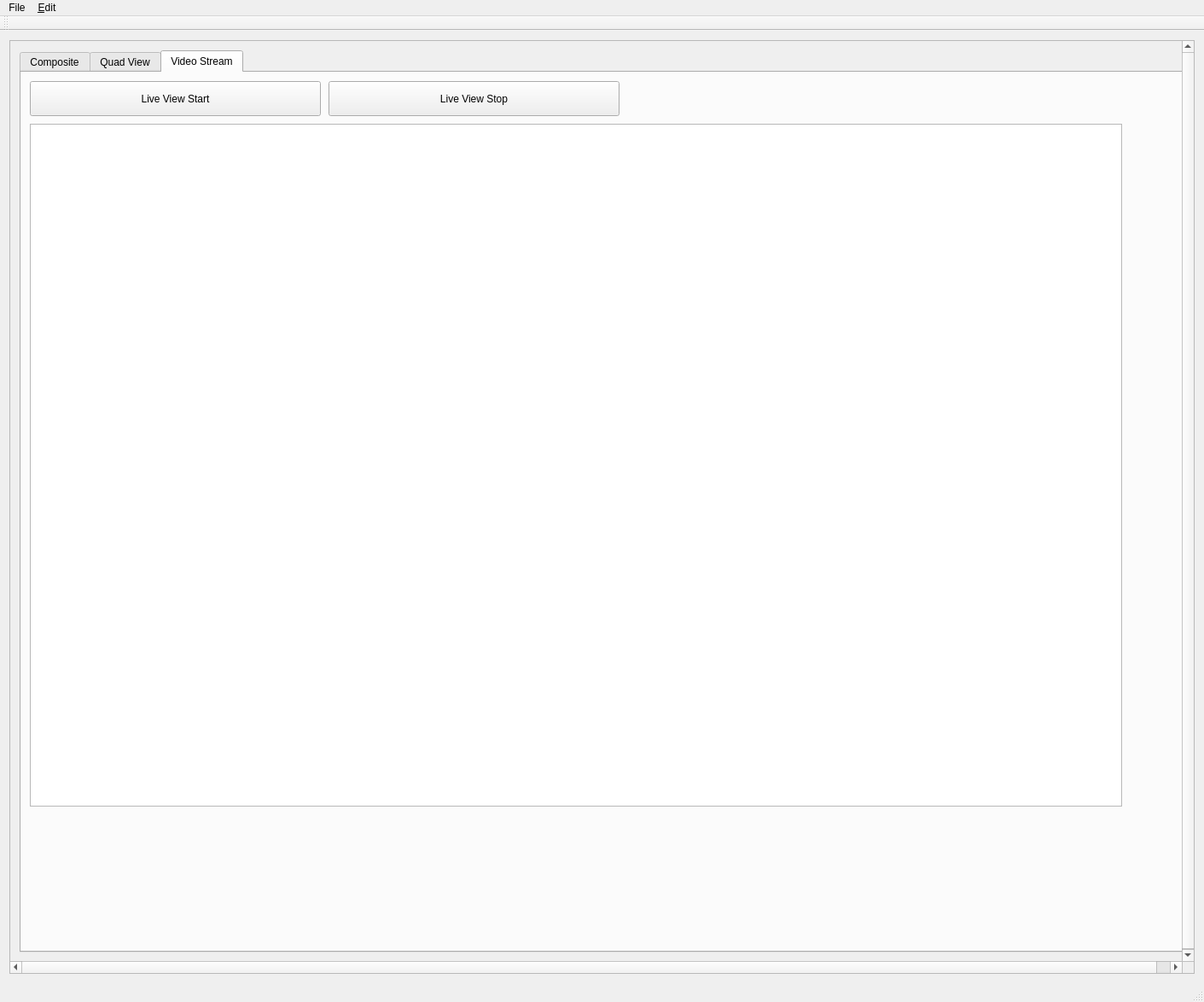
<?xml version="1.0" encoding="UTF-8"?>
<ui version="4.0">
 <class>MainWindow</class>
 <widget class="QMainWindow" name="MainWindow">
  <property name="geometry">
   <rect>
    <x>0</x>
    <y>0</y>
    <width>1411</width>
    <height>1174</height>
   </rect>
  </property>
  <property name="windowTitle">
   <string>MainWindow</string>
  </property>
  <widget class="QWidget" name="centralWidget">
   <layout class="QGridLayout" name="gridLayout_4">
    <item row="0" column="0">
     <widget class="QScrollArea" name="scrollArea">
      <property name="widgetResizable">
       <bool>false</bool>
      </property>
      <widget class="QWidget" name="scrollAreaWidgetContents">
       <property name="geometry">
        <rect>
         <x>0</x>
         <y>0</y>
         <width>1389</width>
         <height>1079</height>
        </rect>
       </property>
       <layout class="QGridLayout" name="gridLayout_3">
        <item row="0" column="0">
         <widget class="QTabWidget" name="VideoWidget">
          <property name="enabled">
           <bool>true</bool>
          </property>
          <property name="minimumSize">
           <size>
            <width>0</width>
            <height>0</height>
           </size>
          </property>
          <property name="currentIndex">
           <number>2</number>
          </property>
          <widget class="QWidget" name="tab_3">
           <attribute name="title">
            <string>Composite</string>
           </attribute>
           <widget class="QLabel" name="label_4">
            <property name="geometry">
             <rect>
              <x>1020</x>
              <y>445</y>
              <width>51</width>
              <height>16</height>
             </rect>
            </property>
            <property name="text">
             <string>Live</string>
            </property>
           </widget>
           <widget class="QTextBrowser" name="SelectedTextBrowser">
            <property name="geometry">
             <rect>
              <x>1020</x>
              <y>400</y>
              <width>311</width>
              <height>31</height>
             </rect>
            </property>
           </widget>
           <widget class="QPushButton" name="ClearDots">
            <property name="enabled">
             <bool>false</bool>
            </property>
            <property name="geometry">
             <rect>
              <x>1020</x>
              <y>120</y>
              <width>131</width>
              <height>23</height>
             </rect>
            </property>
            <property name="text">
             <string>Clear Dots</string>
            </property>
            <property name="checkable">
             <bool>false</bool>
            </property>
           </widget>
           <widget class="QLabel" name="LivetextBrowser">
            <property name="geometry">
             <rect>
              <x>1020</x>
              <y>460</y>
              <width>271</width>
              <height>31</height>
             </rect>
            </property>
            <property name="text">
             <string/>
            </property>
           </widget>
           <widget class="QLabel" name="label">
            <property name="geometry">
             <rect>
              <x>1020</x>
              <y>380</y>
              <width>141</width>
              <height>16</height>
             </rect>
            </property>
            <property name="text">
             <string>Selected Point History:</string>
            </property>
           </widget>
           <widget class="QFrame" name="frame">
            <property name="geometry">
             <rect>
              <x>1010</x>
              <y>150</y>
              <width>351</width>
              <height>221</height>
             </rect>
            </property>
            <property name="frameShape">
             <enum>QFrame::StyledPanel</enum>
            </property>
            <property name="frameShadow">
             <enum>QFrame::Raised</enum>
            </property>
            <widget class="QWidget" name="layoutWidget">
             <property name="geometry">
              <rect>
               <x>0</x>
               <y>10</y>
               <width>350</width>
               <height>212</height>
              </rect>
             </property>
             <layout class="QVBoxLayout" name="verticalLayout">
              <item>
               <layout class="QGridLayout" name="gridLayout" columnstretch="1,0,0,0,3">
                <item row="0" column="0">
                 <widget class="QLabel" name="label_24">
                  <property name="text">
                   <string/>
                  </property>
                 </widget>
                </item>
                <item row="0" column="1">
                 <widget class="QLabel" name="label_12">
                  <property name="text">
                   <string>Channel</string>
                  </property>
                 </widget>
                </item>
                <item row="0" column="2">
                 <widget class="QLabel" name="label_2">
                  <property name="text">
                   <string>Default</string>
                  </property>
                 </widget>
                </item>
                <item row="0" column="3">
                 <widget class="QLabel" name="label_3">
                  <property name="text">
                   <string>Archive</string>
                  </property>
                 </widget>
                </item>
                <item row="0" column="4">
                 <widget class="QLabel" name="label_5">
                  <property name="text">
                   <string>Filename</string>
                  </property>
                 </widget>
                </item>
                <item row="1" column="0">
                 <widget class="QLabel" name="label_6">
                  <property name="text">
                   <string>Ch. 1</string>
                  </property>
                 </widget>
                </item>
                <item row="1" column="1">
                 <widget class="QComboBox" name="channel1combobox">
                  <item>
                   <property name="text">
                    <string>Red</string>
                   </property>
                  </item>
                  <item>
                   <property name="text">
                    <string>Green</string>
                   </property>
                  </item>
                  <item>
                   <property name="text">
                    <string>Blue</string>
                   </property>
                  </item>
                  <item>
                   <property name="text">
                    <string>Yellow</string>
                   </property>
                  </item>
                  <item>
                   <property name="text">
                    <string>Magenta</string>
                   </property>
                  </item>
                  <item>
                   <property name="text">
                    <string>Cyan</string>
                   </property>
                  </item>
                  <item>
                   <property name="text">
                    <string>White</string>
                   </property>
                  </item>
                 </widget>
                </item>
                <item row="1" column="2">
                 <widget class="QRadioButton" name="C1Def">
                  <property name="text">
                   <string/>
                  </property>
                  <property name="checked">
                   <bool>true</bool>
                  </property>
                  <property name="autoExclusive">
                   <bool>false</bool>
                  </property>
                 </widget>
                </item>
                <item row="1" column="3">
                 <widget class="QRadioButton" name="C1Arc">
                  <property name="text">
                   <string/>
                  </property>
                  <property name="autoExclusive">
                   <bool>false</bool>
                  </property>
                 </widget>
                </item>
                <item row="1" column="4">
                 <widget class="QLabel" name="c1label">
                  <property name="text">
                   <string/>
                  </property>
                 </widget>
                </item>
                <item row="2" column="0">
                 <widget class="QLabel" name="label_23">
                  <property name="text">
                   <string>Ch. 2</string>
                  </property>
                 </widget>
                </item>
                <item row="2" column="1">
                 <widget class="QComboBox" name="channel2combobox">
                  <property name="currentIndex">
                   <number>1</number>
                  </property>
                  <item>
                   <property name="text">
                    <string>Red</string>
                   </property>
                  </item>
                  <item>
                   <property name="text">
                    <string>Green</string>
                   </property>
                  </item>
                  <item>
                   <property name="text">
                    <string>Blue</string>
                   </property>
                  </item>
                  <item>
                   <property name="text">
                    <string>Yellow</string>
                   </property>
                  </item>
                  <item>
                   <property name="text">
                    <string>Magenta</string>
                   </property>
                  </item>
                  <item>
                   <property name="text">
                    <string>Cyan</string>
                   </property>
                  </item>
                  <item>
                   <property name="text">
                    <string>White</string>
                   </property>
                  </item>
                 </widget>
                </item>
                <item row="2" column="2">
                 <widget class="QRadioButton" name="C2Def">
                  <property name="text">
                   <string/>
                  </property>
                  <property name="checked">
                   <bool>true</bool>
                  </property>
                  <property name="autoExclusive">
                   <bool>false</bool>
                  </property>
                 </widget>
                </item>
                <item row="2" column="3">
                 <widget class="QRadioButton" name="C2Arc">
                  <property name="text">
                   <string/>
                  </property>
                  <property name="autoExclusive">
                   <bool>false</bool>
                  </property>
                 </widget>
                </item>
                <item row="2" column="4">
                 <widget class="QLabel" name="c2label">
                  <property name="text">
                   <string/>
                  </property>
                 </widget>
                </item>
                <item row="3" column="0">
                 <widget class="QLabel" name="label_8">
                  <property name="text">
                   <string>Ch. 3</string>
                  </property>
                 </widget>
                </item>
                <item row="3" column="1">
                 <widget class="QComboBox" name="channel3combobox">
                  <property name="currentIndex">
                   <number>2</number>
                  </property>
                  <item>
                   <property name="text">
                    <string>Red</string>
                   </property>
                  </item>
                  <item>
                   <property name="text">
                    <string>Green</string>
                   </property>
                  </item>
                  <item>
                   <property name="text">
                    <string>Blue</string>
                   </property>
                  </item>
                  <item>
                   <property name="text">
                    <string>Yellow</string>
                   </property>
                  </item>
                  <item>
                   <property name="text">
                    <string>Magenta</string>
                   </property>
                  </item>
                  <item>
                   <property name="text">
                    <string>Cyan</string>
                   </property>
                  </item>
                  <item>
                   <property name="text">
                    <string>White</string>
                   </property>
                  </item>
                 </widget>
                </item>
                <item row="3" column="2">
                 <widget class="QRadioButton" name="C3Def">
                  <property name="text">
                   <string/>
                  </property>
                  <property name="checked">
                   <bool>true</bool>
                  </property>
                  <property name="autoRepeat">
                   <bool>false</bool>
                  </property>
                  <property name="autoExclusive">
                   <bool>false</bool>
                  </property>
                 </widget>
                </item>
                <item row="3" column="3">
                 <widget class="QRadioButton" name="C3Arc">
                  <property name="text">
                   <string/>
                  </property>
                  <property name="autoExclusive">
                   <bool>false</bool>
                  </property>
                 </widget>
                </item>
                <item row="3" column="4">
                 <widget class="QLabel" name="c3label">
                  <property name="text">
                   <string/>
                  </property>
                 </widget>
                </item>
                <item row="4" column="0">
                 <widget class="QLabel" name="label_7">
                  <property name="text">
                   <string>Ch. 4</string>
                  </property>
                 </widget>
                </item>
                <item row="4" column="1">
                 <widget class="QComboBox" name="channel4combobox">
                  <property name="currentIndex">
                   <number>3</number>
                  </property>
                  <item>
                   <property name="text">
                    <string>Red</string>
                   </property>
                  </item>
                  <item>
                   <property name="text">
                    <string>Green</string>
                   </property>
                  </item>
                  <item>
                   <property name="text">
                    <string>Blue</string>
                   </property>
                  </item>
                  <item>
                   <property name="text">
                    <string>Yellow</string>
                   </property>
                  </item>
                  <item>
                   <property name="text">
                    <string>Magenta</string>
                   </property>
                  </item>
                  <item>
                   <property name="text">
                    <string>Cyan</string>
                   </property>
                  </item>
                  <item>
                   <property name="text">
                    <string>White</string>
                   </property>
                  </item>
                 </widget>
                </item>
                <item row="4" column="2">
                 <widget class="QRadioButton" name="C4Def">
                  <property name="text">
                   <string/>
                  </property>
                  <property name="checked">
                   <bool>true</bool>
                  </property>
                  <property name="autoExclusive">
                   <bool>false</bool>
                  </property>
                 </widget>
                </item>
                <item row="4" column="3">
                 <widget class="QRadioButton" name="C4Arc">
                  <property name="text">
                   <string/>
                  </property>
                  <property name="autoExclusive">
                   <bool>false</bool>
                  </property>
                 </widget>
                </item>
                <item row="4" column="4">
                 <widget class="QLabel" name="c4label">
                  <property name="text">
                   <string/>
                  </property>
                 </widget>
                </item>
               </layout>
              </item>
              <item>
               <layout class="QGridLayout" name="gridLayout_5">
                <item row="0" column="0">
                 <widget class="QPushButton" name="LoadComposite">
                  <property name="text">
                   <string>Load</string>
                  </property>
                 </widget>
                </item>
                <item row="0" column="1">
                 <widget class="QComboBox" name="comboBox">
                  <item>
                   <property name="text">
                    <string>All</string>
                   </property>
                  </item>
                  <item>
                   <property name="text">
                    <string>3 Channels</string>
                   </property>
                  </item>
                  <item>
                   <property name="text">
                    <string>Channel 1</string>
                   </property>
                  </item>
                  <item>
                   <property name="text">
                    <string>Channel 2</string>
                   </property>
                  </item>
                  <item>
                   <property name="text">
                    <string>Channel 3</string>
                   </property>
                  </item>
                  <item>
                   <property name="text">
                    <string>Channel 4</string>
                   </property>
                  </item>
                 </widget>
                </item>
                <item row="0" column="2">
                 <widget class="QPushButton" name="ClearButton">
                  <property name="enabled">
                   <bool>true</bool>
                  </property>
                  <property name="text">
                   <string>Clear</string>
                  </property>
                 </widget>
                </item>
               </layout>
              </item>
             </layout>
            </widget>
           </widget>
           <widget class="QGraphicsView" name="graphicsView">
            <property name="geometry">
             <rect>
              <x>10</x>
              <y>10</y>
              <width>1000</width>
              <height>1000</height>
             </rect>
            </property>
           </widget>
           <widget class="QPushButton" name="distancebutton">
            <property name="geometry">
             <rect>
              <x>1170</x>
              <y>80</y>
              <width>131</width>
              <height>21</height>
             </rect>
            </property>
            <property name="text">
             <string>Calculate Distance</string>
            </property>
           </widget>
           <widget class="QPushButton" name="DotOn">
            <property name="geometry">
             <rect>
              <x>1020</x>
              <y>40</y>
              <width>131</width>
              <height>23</height>
             </rect>
            </property>
            <property name="text">
             <string>Turn On Dot Mode</string>
            </property>
           </widget>
           <widget class="QPushButton" name="SNRbutton">
            <property name="geometry">
             <rect>
              <x>1170</x>
              <y>40</y>
              <width>131</width>
              <height>21</height>
             </rect>
            </property>
            <property name="text">
             <string>Calculate SNR</string>
            </property>
           </widget>
           <widget class="QPushButton" name="DotOff">
            <property name="enabled">
             <bool>false</bool>
            </property>
            <property name="geometry">
             <rect>
              <x>1020</x>
              <y>80</y>
              <width>131</width>
              <height>23</height>
             </rect>
            </property>
            <property name="text">
             <string>Turn Off Dot Mode</string>
            </property>
           </widget>
           <widget class="QLineEdit" name="xedit">
            <property name="geometry">
             <rect>
              <x>1030</x>
              <y>520</y>
              <width>61</width>
              <height>20</height>
             </rect>
            </property>
           </widget>
           <widget class="QLabel" name="label_11">
            <property name="geometry">
             <rect>
              <x>1020</x>
              <y>500</y>
              <width>321</width>
              <height>16</height>
             </rect>
            </property>
            <property name="text">
             <string>Search by Pixel Coordinates</string>
            </property>
           </widget>
           <widget class="QLabel" name="label_13">
            <property name="geometry">
             <rect>
              <x>1020</x>
              <y>520</y>
              <width>21</width>
              <height>16</height>
             </rect>
            </property>
            <property name="text">
             <string>x</string>
            </property>
           </widget>
           <widget class="QLineEdit" name="yedit">
            <property name="geometry">
             <rect>
              <x>1130</x>
              <y>520</y>
              <width>61</width>
              <height>20</height>
             </rect>
            </property>
           </widget>
           <widget class="QLabel" name="label_14">
            <property name="geometry">
             <rect>
              <x>1120</x>
              <y>520</y>
              <width>21</width>
              <height>16</height>
             </rect>
            </property>
            <property name="text">
             <string>y</string>
            </property>
           </widget>
           <widget class="QPushButton" name="SearchButton">
            <property name="geometry">
             <rect>
              <x>1210</x>
              <y>520</y>
              <width>75</width>
              <height>23</height>
             </rect>
            </property>
            <property name="text">
             <string>Search</string>
            </property>
           </widget>
           <widget class="QLabel" name="pixelValueBrowser">
            <property name="geometry">
             <rect>
              <x>1020</x>
              <y>560</y>
              <width>141</width>
              <height>16</height>
             </rect>
            </property>
            <property name="text">
             <string>Pixel Value</string>
            </property>
           </widget>
          </widget>
          <widget class="QWidget" name="tab_5">
           <attribute name="title">
            <string>Quad View</string>
           </attribute>
           <widget class="QGraphicsView" name="graphicsView_2">
            <property name="geometry">
             <rect>
              <x>10</x>
              <y>10</y>
              <width>500</width>
              <height>500</height>
             </rect>
            </property>
           </widget>
           <widget class="QLabel" name="LivetextBrowser_2">
            <property name="geometry">
             <rect>
              <x>1020</x>
              <y>105</y>
              <width>271</width>
              <height>31</height>
             </rect>
            </property>
            <property name="text">
             <string/>
            </property>
           </widget>
           <widget class="QTextBrowser" name="SelectedTextBrowser_2">
            <property name="geometry">
             <rect>
              <x>1020</x>
              <y>45</y>
              <width>311</width>
              <height>31</height>
             </rect>
            </property>
           </widget>
           <widget class="QLabel" name="label_9">
            <property name="geometry">
             <rect>
              <x>1020</x>
              <y>25</y>
              <width>141</width>
              <height>16</height>
             </rect>
            </property>
            <property name="text">
             <string>Selected Point History:</string>
            </property>
           </widget>
           <widget class="QLabel" name="label_10">
            <property name="geometry">
             <rect>
              <x>1020</x>
              <y>90</y>
              <width>51</width>
              <height>16</height>
             </rect>
            </property>
            <property name="text">
             <string>Live</string>
            </property>
           </widget>
           <widget class="QGraphicsView" name="graphicsView_3">
            <property name="geometry">
             <rect>
              <x>510</x>
              <y>10</y>
              <width>500</width>
              <height>500</height>
             </rect>
            </property>
            <property name="frameShape">
             <enum>QFrame::StyledPanel</enum>
            </property>
            <property name="frameShadow">
             <enum>QFrame::Sunken</enum>
            </property>
           </widget>
           <widget class="QGraphicsView" name="graphicsView_4">
            <property name="geometry">
             <rect>
              <x>10</x>
              <y>510</y>
              <width>500</width>
              <height>500</height>
             </rect>
            </property>
           </widget>
           <widget class="QGraphicsView" name="graphicsView_5">
            <property name="geometry">
             <rect>
              <x>510</x>
              <y>510</y>
              <width>500</width>
              <height>500</height>
             </rect>
            </property>
           </widget>
           <widget class="QLabel" name="label_17">
            <property name="geometry">
             <rect>
              <x>1020</x>
              <y>130</y>
              <width>161</width>
              <height>16</height>
             </rect>
            </property>
            <property name="text">
             <string>Search by Pixel Coordinates</string>
            </property>
           </widget>
           <widget class="QPushButton" name="SearchButton2">
            <property name="geometry">
             <rect>
              <x>1210</x>
              <y>150</y>
              <width>75</width>
              <height>23</height>
             </rect>
            </property>
            <property name="text">
             <string>Search</string>
            </property>
           </widget>
           <widget class="QLineEdit" name="xedit2">
            <property name="geometry">
             <rect>
              <x>1030</x>
              <y>150</y>
              <width>61</width>
              <height>20</height>
             </rect>
            </property>
           </widget>
           <widget class="QLabel" name="label_18">
            <property name="geometry">
             <rect>
              <x>1120</x>
              <y>150</y>
              <width>21</width>
              <height>16</height>
             </rect>
            </property>
            <property name="text">
             <string>y</string>
            </property>
           </widget>
           <widget class="QLabel" name="label_19">
            <property name="geometry">
             <rect>
              <x>1020</x>
              <y>150</y>
              <width>21</width>
              <height>16</height>
             </rect>
            </property>
            <property name="text">
             <string>x</string>
            </property>
           </widget>
           <widget class="QLineEdit" name="yedit2">
            <property name="geometry">
             <rect>
              <x>1130</x>
              <y>150</y>
              <width>61</width>
              <height>20</height>
             </rect>
            </property>
           </widget>
           <widget class="QWidget" name="layoutWidget">
            <property name="geometry">
             <rect>
              <x>1020</x>
              <y>190</y>
              <width>251</width>
              <height>104</height>
             </rect>
            </property>
            <layout class="QGridLayout" name="gridLayout_2">
             <item row="0" column="0">
              <widget class="QLabel" name="label_16">
               <property name="text">
                <string>Pixel Value Panel 1,1</string>
               </property>
              </widget>
             </item>
             <item row="0" column="1">
              <widget class="QLabel" name="label11">
               <property name="text">
                <string/>
               </property>
              </widget>
             </item>
             <item row="1" column="0">
              <widget class="QLabel" name="label_20">
               <property name="text">
                <string>Pixel Value Panel 1,2</string>
               </property>
              </widget>
             </item>
             <item row="1" column="1">
              <widget class="QLabel" name="label12">
               <property name="text">
                <string/>
               </property>
              </widget>
             </item>
             <item row="2" column="0">
              <widget class="QLabel" name="label_21">
               <property name="text">
                <string>Pixel Value Panel 2,1</string>
               </property>
              </widget>
             </item>
             <item row="2" column="1">
              <widget class="QLabel" name="label21">
               <property name="text">
                <string/>
               </property>
              </widget>
             </item>
             <item row="3" column="0">
              <widget class="QLabel" name="label_22">
               <property name="text">
                <string>Pixel Value Panel 2,2</string>
               </property>
              </widget>
             </item>
             <item row="3" column="1">
              <widget class="QLabel" name="label22">
               <property name="text">
                <string/>
               </property>
              </widget>
             </item>
            </layout>
           </widget>
           <widget class="QPushButton" name="MagnifyPushButton">
            <property name="geometry">
             <rect>
              <x>1020</x>
              <y>290</y>
              <width>301</width>
              <height>23</height>
             </rect>
            </property>
            <property name="text">
             <string>Turn On Magnifying Glass</string>
            </property>
           </widget>
          </widget>
          <widget class="QWidget" name="tab_4">
           <attribute name="title">
            <string>Video Stream</string>
           </attribute>
           <widget class="QPushButton" name="lvStartPB">
            <property name="geometry">
             <rect>
              <x>10</x>
              <y>10</y>
              <width>341</width>
              <height>41</height>
             </rect>
            </property>
            <property name="text">
             <string>Live View Start</string>
            </property>
           </widget>
           <widget class="QPushButton" name="lvStopPB">
            <property name="geometry">
             <rect>
              <x>360</x>
              <y>10</y>
              <width>341</width>
              <height>41</height>
             </rect>
            </property>
            <property name="text">
             <string>Live View Stop</string>
            </property>
           </widget>
           <widget class="QGraphicsView" name="VideoStreamWindow">
            <property name="geometry">
             <rect>
              <x>10</x>
              <y>60</y>
              <width>1280</width>
              <height>800</height>
             </rect>
            </property>
            <property name="verticalScrollBarPolicy">
             <enum>Qt::ScrollBarAlwaysOff</enum>
            </property>
            <property name="horizontalScrollBarPolicy">
             <enum>Qt::ScrollBarAlwaysOff</enum>
            </property>
           </widget>
          </widget>
         </widget>
        </item>
       </layout>
      </widget>
     </widget>
    </item>
   </layout>
  </widget>
  <widget class="QMenuBar" name="menuBar">
   <property name="geometry">
    <rect>
     <x>0</x>
     <y>0</y>
     <width>1411</width>
     <height>29</height>
    </rect>
   </property>
   <widget class="QMenu" name="menuFile">
    <property name="title">
     <string>File</string>
    </property>
    <addaction name="actionOpen"/>
   </widget>
   <widget class="QMenu" name="menu_Edit">
    <property name="title">
     <string>&amp;Edit</string>
    </property>
    <addaction name="actionPreferences"/>
   </widget>
   <addaction name="menuFile"/>
   <addaction name="menu_Edit"/>
  </widget>
  <widget class="QToolBar" name="mainToolBar">
   <attribute name="toolBarArea">
    <enum>TopToolBarArea</enum>
   </attribute>
   <attribute name="toolBarBreak">
    <bool>false</bool>
   </attribute>
  </widget>
  <widget class="QStatusBar" name="statusBar"/>
  <action name="actionOpen">
   <property name="text">
    <string>Open</string>
   </property>
  </action>
  <action name="actionPreferences">
   <property name="text">
    <string>Preferences</string>
   </property>
  </action>
 </widget>
 <layoutdefault spacing="6" margin="11"/>
 <resources/>
 <connections>
  <connection>
   <sender>C2Def</sender>
   <signal>clicked()</signal>
   <receiver>C2Arc</receiver>
   <slot>toggle()</slot>
   <hints>
    <hint type="sourcelabel">
     <x>1152</x>
     <y>309</y>
    </hint>
    <hint type="destinationlabel">
     <x>1194</x>
     <y>309</y>
    </hint>
   </hints>
  </connection>
  <connection>
   <sender>C1Arc</sender>
   <signal>clicked()</signal>
   <receiver>C1Def</receiver>
   <slot>toggle()</slot>
   <hints>
    <hint type="sourcelabel">
     <x>1194</x>
     <y>283</y>
    </hint>
    <hint type="destinationlabel">
     <x>1152</x>
     <y>283</y>
    </hint>
   </hints>
  </connection>
  <connection>
   <sender>C1Def</sender>
   <signal>clicked()</signal>
   <receiver>C1Arc</receiver>
   <slot>toggle()</slot>
   <hints>
    <hint type="sourcelabel">
     <x>1152</x>
     <y>283</y>
    </hint>
    <hint type="destinationlabel">
     <x>1194</x>
     <y>283</y>
    </hint>
   </hints>
  </connection>
  <connection>
   <sender>C2Arc</sender>
   <signal>clicked()</signal>
   <receiver>C2Def</receiver>
   <slot>toggle()</slot>
   <hints>
    <hint type="sourcelabel">
     <x>1194</x>
     <y>309</y>
    </hint>
    <hint type="destinationlabel">
     <x>1152</x>
     <y>309</y>
    </hint>
   </hints>
  </connection>
  <connection>
   <sender>C3Def</sender>
   <signal>clicked()</signal>
   <receiver>C3Arc</receiver>
   <slot>toggle()</slot>
   <hints>
    <hint type="sourcelabel">
     <x>1152</x>
     <y>335</y>
    </hint>
    <hint type="destinationlabel">
     <x>1194</x>
     <y>335</y>
    </hint>
   </hints>
  </connection>
  <connection>
   <sender>C3Arc</sender>
   <signal>clicked()</signal>
   <receiver>C3Def</receiver>
   <slot>toggle()</slot>
   <hints>
    <hint type="sourcelabel">
     <x>1194</x>
     <y>335</y>
    </hint>
    <hint type="destinationlabel">
     <x>1152</x>
     <y>335</y>
    </hint>
   </hints>
  </connection>
  <connection>
   <sender>C4Def</sender>
   <signal>clicked()</signal>
   <receiver>C4Arc</receiver>
   <slot>toggle()</slot>
   <hints>
    <hint type="sourcelabel">
     <x>1135</x>
     <y>357</y>
    </hint>
    <hint type="destinationlabel">
     <x>1164</x>
     <y>353</y>
    </hint>
   </hints>
  </connection>
  <connection>
   <sender>C4Arc</sender>
   <signal>clicked()</signal>
   <receiver>C4Def</receiver>
   <slot>toggle()</slot>
   <hints>
    <hint type="sourcelabel">
     <x>1170</x>
     <y>351</y>
    </hint>
    <hint type="destinationlabel">
     <x>1144</x>
     <y>357</y>
    </hint>
   </hints>
  </connection>
 </connections>
</ui>
